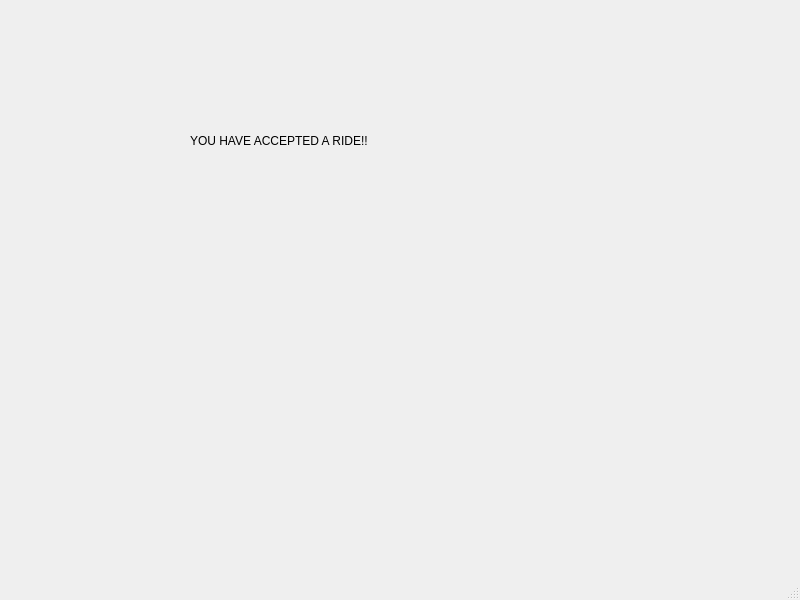
<?xml version="1.0" encoding="UTF-8"?>
<ui version="4.0">
 <class>rideaccepted</class>
 <widget class="QMainWindow" name="rideaccepted">
  <property name="geometry">
   <rect>
    <x>0</x>
    <y>0</y>
    <width>800</width>
    <height>600</height>
   </rect>
  </property>
  <property name="windowTitle">
   <string>MainWindow</string>
  </property>
  <widget class="QWidget" name="centralwidget">
   <widget class="QLabel" name="label">
    <property name="geometry">
     <rect>
      <x>190</x>
      <y>80</y>
      <width>311</width>
      <height>121</height>
     </rect>
    </property>
    <property name="text">
     <string>YOU HAVE ACCEPTED A RIDE!! </string>
    </property>
   </widget>
  </widget>
  <widget class="QMenuBar" name="menubar">
   <property name="geometry">
    <rect>
     <x>0</x>
     <y>0</y>
     <width>800</width>
     <height>26</height>
    </rect>
   </property>
  </widget>
  <widget class="QStatusBar" name="statusbar"/>
 </widget>
 <resources/>
 <connections/>
</ui>
